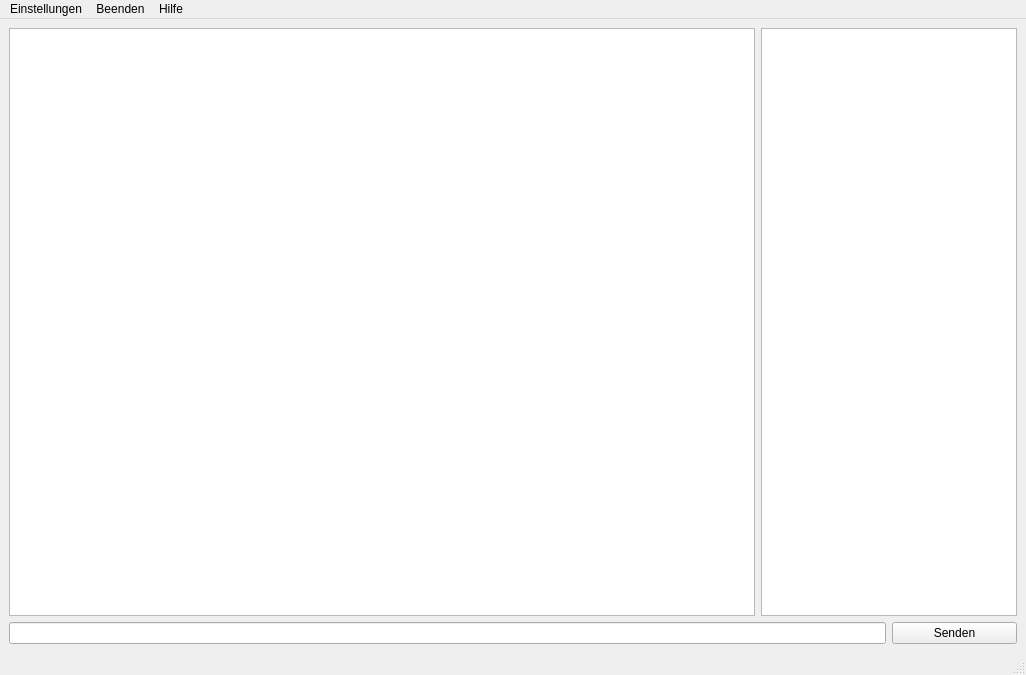
<?xml version="1.0" encoding="UTF-8"?>
<ui version="4.0">
 <class>MainWindow</class>
 <widget class="QMainWindow" name="MainWindow">
  <property name="geometry">
   <rect>
    <x>0</x>
    <y>0</y>
    <width>1026</width>
    <height>675</height>
   </rect>
  </property>
  <property name="minimumSize">
   <size>
    <width>838</width>
    <height>0</height>
   </size>
  </property>
  <property name="maximumSize">
   <size>
    <width>4048</width>
    <height>4048</height>
   </size>
  </property>
  <property name="windowTitle">
   <string>FlowChatPy</string>
  </property>
  <widget class="QWidget" name="centralwidget">
   <layout class="QGridLayout" name="gridLayout_3">
    <item row="0" column="0">
     <layout class="QGridLayout" name="gridLayout">
      <item row="1" column="0" colspan="2">
       <widget class="QLineEdit" name="userChat"/>
      </item>
      <item row="1" column="2">
       <widget class="QPushButton" name="chatButton">
        <property name="text">
         <string>Senden</string>
        </property>
        <property name="autoDefault">
         <bool>true</bool>
        </property>
       </widget>
      </item>
      <item row="0" column="1" colspan="2">
       <widget class="QListView" name="userList"/>
      </item>
      <item row="0" column="0">
       <widget class="QTextEdit" name="chatBox"/>
      </item>
     </layout>
    </item>
   </layout>
  </widget>
  <widget class="QMenuBar" name="menubar">
   <property name="geometry">
    <rect>
     <x>0</x>
     <y>0</y>
     <width>1026</width>
     <height>22</height>
    </rect>
   </property>
   <widget class="QMenu" name="menuEinstellung">
    <property name="title">
     <string>Einstellungen</string>
    </property>
    <addaction name="changeName"/>
    <addaction name="actionFenster_Fokusieren"/>
    <addaction name="actionDunkle_Ansicht"/>
   </widget>
   <widget class="QMenu" name="menuBeenden">
    <property name="title">
     <string>Beenden</string>
    </property>
   </widget>
   <widget class="QMenu" name="menuHilfe">
    <property name="title">
     <string>Hilfe</string>
    </property>
    <addaction name="action_ber_FlowChatPy"/>
   </widget>
   <addaction name="menuEinstellung"/>
   <addaction name="menuBeenden"/>
   <addaction name="menuHilfe"/>
  </widget>
  <widget class="QStatusBar" name="statusbar"/>
  <action name="changeName">
   <property name="text">
    <string>Namen ändern</string>
   </property>
  </action>
  <action name="focusWindow">
   <property name="checkable">
    <bool>true</bool>
   </property>
   <property name="text">
    <string>Fenster Fokusieren</string>
   </property>
  </action>
  <action name="darkMode">
   <property name="checkable">
    <bool>true</bool>
   </property>
   <property name="text">
    <string>Dunkel Ansicht</string>
   </property>
  </action>
  <action name="action_ber_FlowChatPy">
   <property name="text">
    <string>Über FlowChatPy</string>
   </property>
  </action>
  <action name="actionFenster_Fokusieren">
   <property name="text">
    <string>Fenster Fokusieren</string>
   </property>
  </action>
  <action name="actionDunkle_Ansicht">
   <property name="text">
    <string>Dunkle Ansicht</string>
   </property>
  </action>
 </widget>
 <resources/>
 <connections/>
</ui>
